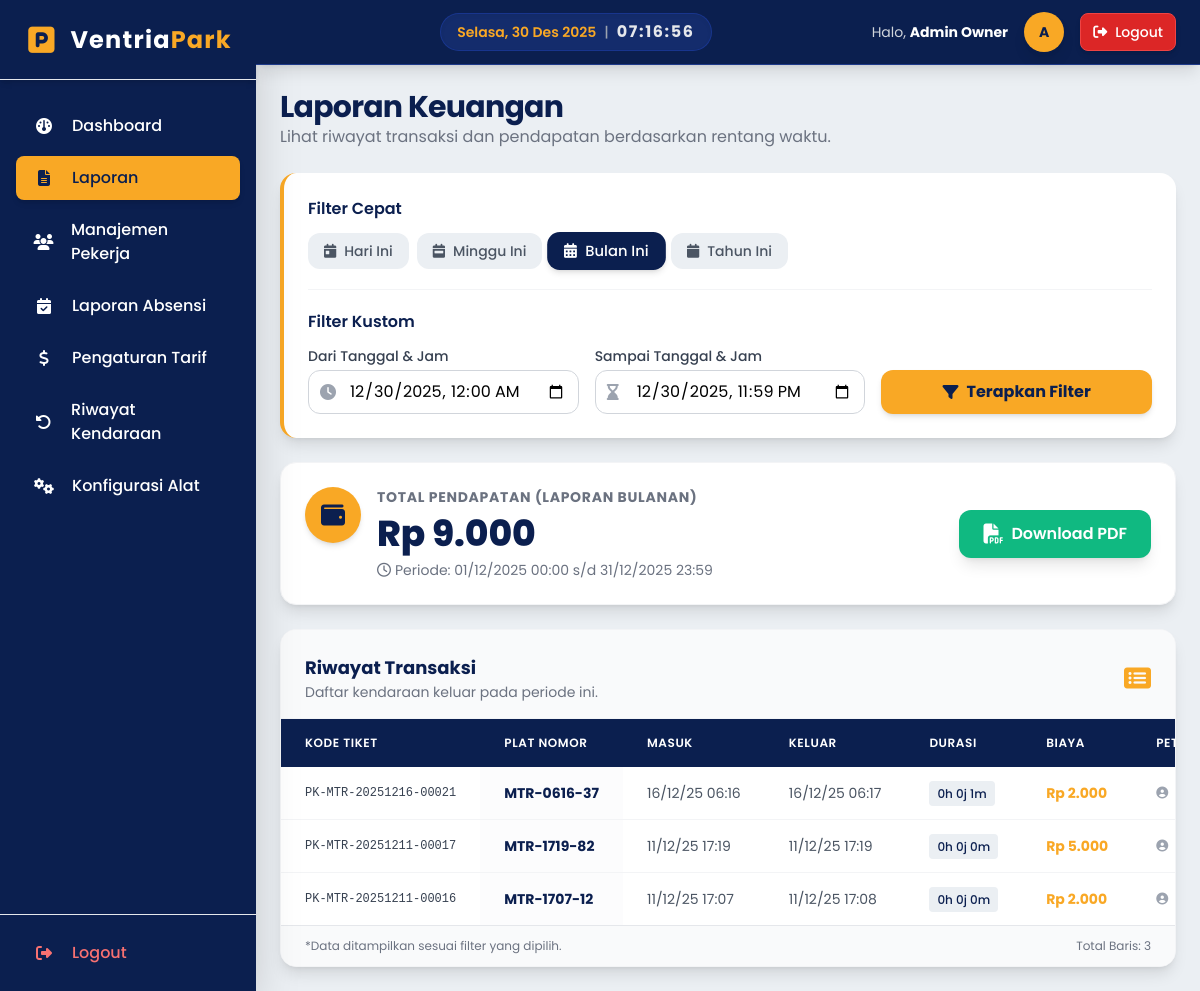
Before: /pages/owner/laporan.php?filter_type=bulanan (signed in) with the older database file.
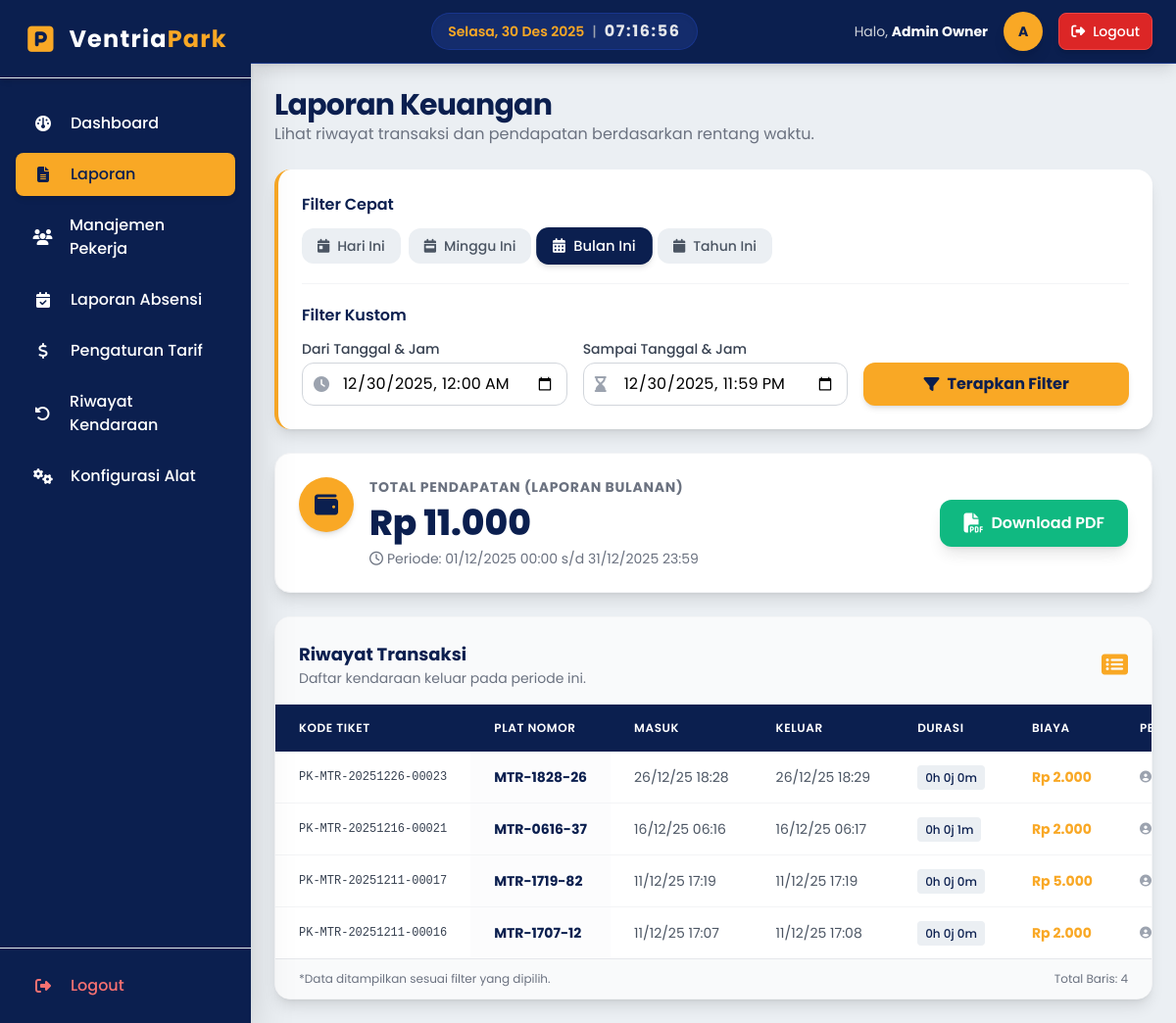
After: the same page with the newer database file.
### tables this page shows
CREATE TABLE `transaksi_parkir` (
  `id` int(11) NOT NULL,
  `id_kendaraan` int(11) NOT NULL,
  `kode_barcode` varchar(50) NOT NULL,
  `waktu_masuk` datetime NOT NULL,
  `waktu_keluar` datetime DEFAULT NULL,
  `biaya` decimal(10,2) DEFAULT NULL,
  `status` enum('masuk','keluar') NOT NULL DEFAULT 'masuk',
  `foto_masuk` varchar(255) DEFAULT NULL,
  `foto_keluar` varchar(255) DEFAULT NULL,
  `id_petugas_masuk` int(11) NOT NULL,
  `id_petugas_keluar` int(11) DEFAULT NULL,
  `created_at` datetime DEFAULT current_timestamp()
);

CREATE TABLE `kendaraan` (
  `id` int(11) NOT NULL,
  `plat_nomor` varchar(20) NOT NULL,
  `jenis` enum('mobil','motor') NOT NULL,
  `foto` varchar(255) DEFAULT NULL,
  `created_at` datetime DEFAULT current_timestamp()
);

### pages/owner/laporan.php (the view, shortened to what the changed rows need)
<?php
require_once '../../core/init.php';
$filter_type = $_GET['filter_type'] ?? 'harian';
$laporan_title = '';
switch ($filter_type) {
    case 'bulanan':
        $sql_start = date('Y-m-01 00:00:00');
        $sql_end = date('Y-m-t 23:59:59');
        $laporan_title = 'Laporan Bulanan';
        break;
}
$transaksi_list = [];
$stmt_list = $db->prepare(
    "SELECT
        t.*, k.plat_nomor, k.jenis, u.nama AS nama_petugas
     FROM transaksi_parkir t
     JOIN kendaraan k ON t.id_kendaraan = k.id
     LEFT JOIN users u ON t.id_petugas_keluar = u.id
     WHERE t.status = 'keluar' AND t.waktu_keluar BETWEEN ? AND ?
     ORDER BY t.waktu_keluar DESC"
);
$stmt_list->bind_param("ss", $sql_start, $sql_end);
$stmt_list->execute();
$result_list = $stmt_list->get_result();
while ($row = $result_list->fetch_assoc()) {
    $transaksi_list[] = $row;
}
$stmt_total = $db->prepare(
    "SELECT SUM(biaya) AS total
     FROM transaksi_parkir
     WHERE status = 'keluar' AND waktu_keluar BETWEEN ? AND ?"
);
$stmt_total->bind_param("ss", $sql_start, $sql_end);
$stmt_total->execute();
$total_pendapatan = $stmt_total->get_result()->fetch_assoc()['total'] ?? 0;
?>
<?php require_once '../../templates/header_app.php';  ?>
<div class="flex-1 flex flex-col overflow-hidden">
    <main class="flex-1 overflow-x-hidden overflow-y-auto bg-secondary p-6">
        <div class="container mx-auto max-w-7xl">
            <div class="mb-6">
                <h2 class="text-2xl md:text-3xl font-bold text-primary tracking-tight">
                    Laporan Keuangan
                </h2>
            </div>
            <div class="bg-white rounded-2xl border border-gray-100 shadow-lg p-6 mb-6">
                <div class="flex flex-col md:flex-row md:items-center md:justify-between gap-4">
                    <div class="flex items-start gap-4">
                        <div>
                            <p class="text-sm font-bold uppercase tracking-wider text-gray-500">Total Pendapatan (<?php echo $laporan_title; ?>)</p>
                            <p class="text-4xl font-extrabold text-primary leading-tight mt-1">
                                Rp <?php echo number_format($total_pendapatan, 0, ',', '.'); ?>
                            </p>
                            <p class="text-sm text-gray-500 mt-1 flex items-center">
                                <i class="far fa-clock mr-1"></i>
                                Periode: <?php echo date('d/m/Y H:i', strtotime($sql_start)); ?> s/d <?php echo date('d/m/Y H:i', strtotime($sql_end)); ?>
                            </p>
                        </div>
                    </div>
                </div>
            </div>
            <div class="bg-white rounded-2xl shadow-lg border border-gray-100 overflow-hidden">
                <div class="overflow-x-auto">
                    <table class="min-w-full text-sm">
                        <thead class="bg-primary text-white sticky top-0 z-10">
                            <tr class="text-left">
                                <th class="px-6 py-4 font-semibold uppercase tracking-wider text-xs">Kode Tiket</th>
                                <th class="px-6 py-4 font-semibold uppercase tracking-wider text-xs">Plat Nomor</th>
                                <th class="px-6 py-4 font-semibold uppercase tracking-wider text-xs">Masuk</th>
                                <th class="px-6 py-4 font-semibold uppercase tracking-wider text-xs">Keluar</th>
                                <th class="px-6 py-4 font-semibold uppercase tracking-wider text-xs">Durasi</th>
                                <th class="px-6 py-4 font-semibold uppercase tracking-wider text-xs">Biaya</th>
                                <th class="px-6 py-4 font-semibold uppercase tracking-wider text-xs">Petugas</th>
                            </tr>
                        </thead>
                        <tbody class="divide-y divide-gray-100">
                            <?php if (empty($transaksi_list)): ?>
                                <tr>
                                    <td colspan="7" class="px-6 py-8 text-center text-gray-500 bg-gray-50">
                                        <div class="flex flex-col items-center justify-center">
                                            <i class="fas fa-inbox text-4xl text-gray-300 mb-2"></i>
                                            <p>Tidak ada data transaksi pada periode ini.</p>
                                        </div>
                                    </td>
                                </tr>
                            <?php else: ?>
                                <?php foreach ($transaksi_list as $trx): ?>
                                    <?php
                                    $waktu_masuk_dt = new DateTime($trx['waktu_masuk']);
                                    $waktu_keluar_dt = new DateTime($trx['waktu_keluar']);
                                    $durasi = $waktu_keluar_dt->diff($waktu_masuk_dt);
                                    $durasi_format = $durasi->d . 'h ' . $durasi->h . 'j ' . $durasi->i . 'm';
                                    ?>
                                    <tr class="hover:bg-blue-50 transition duration-150">
                                        <td class="px-6 py-4 whitespace-nowrap text-gray-700 font-mono text-xs"><?php echo htmlspecialchars($trx['kode_barcode']); ?></td>
                                        <td class="px-6 py-4 whitespace-nowrap font-bold text-primary bg-gray-50/50"><?php echo htmlspecialchars($trx['plat_nomor']); ?></td>
                                        <td class="px-6 py-4 whitespace-nowrap text-gray-600"><?php echo date('d/m/y H:i', strtotime($trx['waktu_masuk'])); ?></td>
                                        <td class="px-6 py-4 whitespace-nowrap text-gray-600"><?php echo date('d/m/y H:i', strtotime($trx['waktu_keluar'])); ?></td>
                                        <td class="px-6 py-4 whitespace-nowrap text-gray-600">
                                            <span class="px-2 py-1 rounded bg-secondary text-primary text-xs font-medium">
                                                <?php echo $durasi_format; ?>
                                            </span>
                                        </td>
                                        <td class="px-6 py-4 whitespace-nowrap font-bold text-accent">Rp <?php echo number_format($trx['biaya'], 0, ',', '.'); ?></td>
                                        <td class="px-6 py-4 whitespace-nowrap text-gray-700 text-xs">
                                            <i class="fas fa-user-circle text-gray-400 mr-1"></i>
                                        </td>
                                    </tr>
                                <?php endforeach; ?>
                            <?php endif; ?>
                        </tbody>
                    </table>
                </div>
                <div class="px-6 py-3 bg-gray-50 border-t border-gray-200 text-xs text-gray-500 flex justify-between items-center">
                    <span>*Data ditampilkan sesuai filter yang dipilih.</span>
                    <span>Total Baris: <?php echo count($transaksi_list); ?></span>
                </div>
            </div>
        </div>
    </main>
</div>
<?php require_once '../../templates/footer_app.php';  ?>

Changed rows visible on the page:
added transaksi_parkir: kode_barcode "PK-MTR-20251226-00023", id_kendaraan.plat_nomor "MTR-1828-26", waktu_masuk "26/12/25 18:28", waktu_keluar "26/12/25 18:29", durasi_format "0h 0j 0m", biaya "2.000"
Other visible differences:
$total_pendapatan: "9.000" → "11.000"
count($transaksi_list): "3" → "4"
